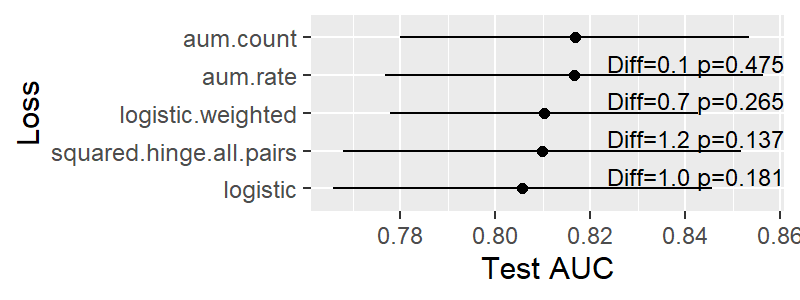

The R source for this figure:
library(ggplot2)
library(data.table)
out.loss <- data.table::fread("figure-sonar-comparisons-data.csv")

(max.valid.auc <- out.loss[
  set.name=="validation",
  .SD[which.max(auc), .(iteration, auc, set.name, step.size)],
  by=.(seed, loss.name)])
show.loss <- out.loss[set.name != "test"][
  max.valid.auc[,.(seed,loss.name,step.size)],
  on=.(seed, loss.name, step.size)
]

ggplot(,aes(
  iteration, auc, color=set.name))+
  geom_line(aes(
    group=paste(step.size, set.name)),
    data=out.loss)+
  facet_grid(
    seed ~ loss.name,
    labeller="label_both",
    scales='free',
    space='fixed')

ggplot(,aes(
  iteration, auc, color=set.name))+
  geom_line(
    data=show.loss)+
  geom_point(
    shape=1,
    data=max.valid.auc)+
  facet_grid(
    seed ~ loss.name,
    labeller="label_both",
    scales='free',
    space='fixed')

test.loss <- out.loss[set.name=="test"]
test.selected <- test.loss[
  max.valid.auc[, .(seed, loss.name, step.size, iteration)],
  on=.(seed, loss.name, step.size, iteration)]
ggplot()+
  geom_point(aes(
    auc, loss.name),
    data=test.selected)

test.selected.stats <- test.selected[, .(
  median=median(auc),
  mean=mean(auc),
  sd=sd(auc),
  q25=quantile(auc, 0.25),
  q75=quantile(auc, 0.75)
), by=.(loss.name)][order(mean)]
levs <- test.selected.stats$loss.name
test.selected.stats[, Loss := factor(loss.name, levs)]
test.selected[, Loss := factor(loss.name, levs)]
ggplot()+
  geom_segment(aes(
    q25, Loss,
    xend=q75, yend=loss.name),
    data=test.selected.stats)+
  geom_label(aes(
    median, Loss, label="median"),
    data=test.selected.stats)+
  geom_point(aes(
    auc, Loss),
    data=test.selected)

test.wide <- dcast(
  test.selected,
  seed ~ loss.name,
  value.var="auc")
test.compare <- melt(
  test.wide,
  id.vars=c("seed", "aum.count"),
  variable.name="other.loss.name",
  value.name="other.loss.auc")
test.dt <- test.compare[, {
  L <- t.test(
    aum.count, other.loss.auc,
    alternative="greater",
    paired=TRUE)
  L[c("statistic","p.value")]
}, by=other.loss.name][order(p.value)]
ggplot()+
  geom_abline(slope=1, intercept=0, color="grey")+
  theme_bw()+
  geom_point(aes(
    other.loss.auc, aum.count),
    data=test.compare)+
  coord_equal()+
  facet_grid(. ~ other.loss.name)

test.dt[, Loss := factor(other.loss.name, levs)]
text.x <- Inf
text.size <- 3
text.hjust <- 1
gg <- ggplot()+
  geom_segment(aes(
    mean-sd, Loss,
    xend=mean+sd, yend=Loss),
    data=test.selected.stats)+
  geom_point(aes(
    mean, Loss),
    data=test.selected.stats)+
  geom_text(aes(
    text.x, Loss, label=sprintf("Diff=%.1f, p=%.3f", statistic, p.value)),
    vjust=-0.2,
    size=text.size,
    hjust=text.hjust,
    data=test.dt)+
  scale_x_continuous(
    "Test AUC")
png("figure-sonar-comparisons.png", width=4, height=1.5, res=200, units="in")
print(gg)
dev.off()
